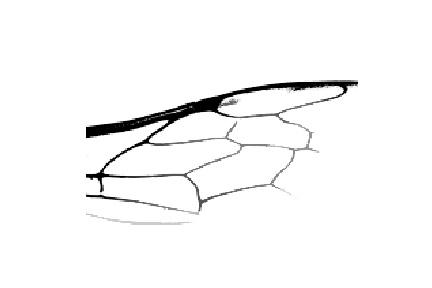
#> input picture data/enhanced_image/001 Osmia lignaria m right 4x.jpg, 432 x 288 px, found by its file name; its folder holds only this picture in this run
$ python FeatureVectorGenerator.py   (older library calls are emulated)
#> lines starting #> are read from the running program, lines starting #| are printed output that depends on the picture; after the words box and inside, x2 and y2 are one past the last pixel; in counts of white or black regions, pixels touching at a corner belong together
from skimage.io import imshow, imread
from skimage.filters import rank
from skimage.morphology import disk, watershed
from skimage import segmentation
from scipy import ndimage as ndi
from skimage.measure import regionprops
from scipy.spatial import distance
import numpy as np
import csv
import os

def watershed_segmentation(img):
    """Takes an image as input
    Returns the segmented image"""
    denoised = rank.median(img, disk(2))
    markers = rank.gradient(denoised, disk(5)) < 10
    markers = ndi.label(markers)[0]
    gradient = rank.gradient(denoised, disk(2))
    labels = watershed(gradient, markers)
    return segmentation.clear_border(labels)

def filter_regions(regions, min, max):
    """Takes in a list of regions, the output from regionprops
    Filters back the ones that have area within the given range"""
    filtered_regions = []
    for region in regions:
        area = region.area
        if area > min and area < max:
            filtered_regions.append(region)
    return filtered_regions

def central_cell_finder(filtered_regions):
    """Takes in a list of filtered regions
    Outputs the cell that is determined to be the center of these regions"""
    centroids, centroids_x, centroids_y, filtered_regions_area, weighted_values = [], [], [], [], []
    distance_weight, size_weight = 1, 1

    for region in filtered_regions:
        filtered_regions_area.append(region.area)
        y0, x0 = region.centroid
        region_centroid = (x0, y0)
        centroids.append(region_centroid)
        centroids_x.append(x0)
        centroids_y.append(y0)

    avg_x = np.mean(centroids_x)
    avg_y = np.mean(centroids_y)

    distances_from_center = []
    for centroid in centroids:
        distances_from_center.append(distance.euclidean(centroid, (avg_x, avg_y)))

    distance_sd = np.std(distances_from_center)
    distance_mean = np.mean(distances_from_center)

    dist_from_center_norm = [dist_from_center / distance_mean for dist_from_center in distances_from_center]
    area_sd = np.std(filtered_regions_area)
    area_mean = np.mean(filtered_regions_area)
    area_norm = [area / area_mean for area in filtered_regions_area]

    for i in range(len(filtered_regions)):
        weighted_values.append(size_weight * area_norm[i] - distance_weight * dist_from_center_norm[i])

    max_index = weighted_values.index(max(weighted_values))
    return filtered_regions[max_index]

def neighbor_finder(region, regions):
    """Takes in a REGION and a list of REGIONS
    Returns which REGIONS are neighbors of the REGION"""
    surrounding_regions = set()
    for coord in region.coords:
        for i in range(-2, 3):
            for j in range(-2, 3):
                surrounding_regions.add((coord[0] + i, coord[1] + j))
    region_tuple = [tuple(k) for k in region.coords]
    for element in region_tuple:
        surrounding_regions.remove(element)

    neighbors = []
    for region in regions:
        region_tuple = [tuple(k) for k in region.coords]
        if any(([coord in surrounding_regions for coord in region_tuple])):
            neighbors.append(region)
    return neighbors


def feature_vector_generator(path):
    """Takes in the path of an enhanced image
    Returns a vector of features for classification"""
    img = imread(path)[:,:,0]
    species = [path.split()[1]]
    labeled_wing = watershed_segmentation(img)

    regions = filter_regions(regionprops(labeled_wing), 1000, 400000)
    central_cell = central_cell_finder(regions)
    neighbors = neighbor_finder(central_cell, regions)

    star_features = [central_cell.area, central_cell.eccentricity]
    adjacent_features = [len(neighbors), np.mean([region.area for region in neighbors]), np.std([region.area for region in neighbors])]
    return star_features + adjacent_features + species
    #Center cell area, eccentricity of center cell, number of neighbors, mean of neighbor area, std of neighbor area

def main():
    i = 0
    directory, data = '/home/jon-ross/Desktop/bee-wing/data/enhanced_image', []
    for filename in os.listdir(directory):
        percent = round((i / 938), 3) * 100
        i += 1
        print(str(percent) + '%')
        if filename != '.DS_Store':
            data.append(feature_vector_generator(directory + '/' + filename))
#> in watershed_segmentation, `markers = rank.gradient(denoised, disk(5)) < 10`:
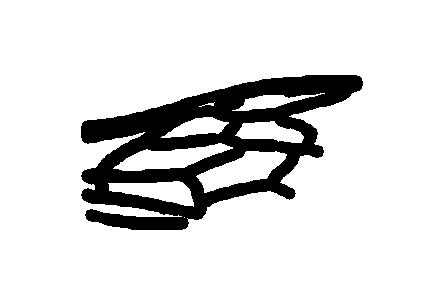
#> markers: shape (288, 432) bool; 85.3% white; 1 black region
#> in watershed_segmentation, `markers = ndi.label(markers)[0]`:
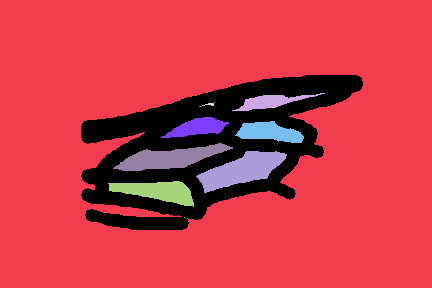
#> markers: shape (288, 432) int32; 14 distinct labels, from 0 to 13; one colour per label, 0 black
#> in watershed_segmentation, `gradient = rank.gradient(denoised, disk(2))`:
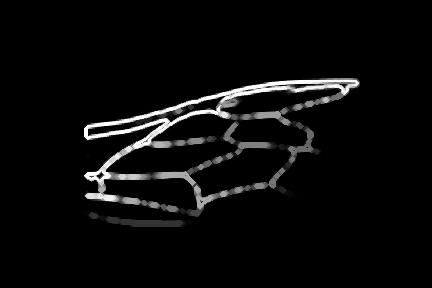
#> gradient: shape (288, 432); min 0, max 255, mean 10.8
#> in watershed_segmentation, `labels = watershed(gradient, markers)`:
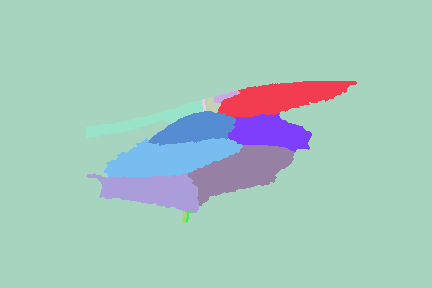
#> labels: shape (288, 432) int32; 13 distinct labels, from 1 to 13; one colour per label, 0 black
#> in watershed_segmentation, `return segmentation.clear_border(labels)`:
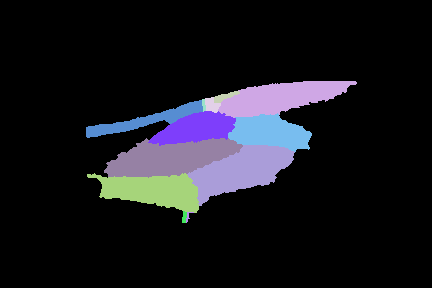
#> returned value: shape (288, 432) int32; 13 distinct labels, from 0 to 13; one colour per label, 0 black
#> the loop in filter_regions, `for region in regions:` made 12 passes
#> area on passes 1 to 12: 3027, 142, 168, 38, 1280, 1868, 2114, 3524, 3415, 2723, 47, 28
#> after the loop in filter_regions, `for region in regions:`: filtered_regions = 7 regions; box (x1, y1, x2, y2) and area: (104, 138, 243, 178) 3524, (187, 145, 295, 206) 3415, (218, 81, 357, 118) 3027, (87, 173, 199, 213) 2723, (228, 113, 312, 152) 2114, (148, 111, 236, 146) 1868, (86, 100, 203, 138) 1280
#> in feature_vector_generator, `regions = filter_regions(regionprops(labeled_wing), 1000, 400000)`: regions has the same summary as filtered_regions in filter_regions
#> the loop in central_cell_finder, `for region in filtered_regions:` made 7 passes
#> (y0, x0, region_centroid) on passes 1 to 7: (97, 280.6, (280.6, 97)), (119.9, 145.3, (145.3, 119.9)), (128.4, 195.6, (195.6, 128.4)), (132.1, 269.4, (269.4, 132.1)), (157.6, 169.8, (169.8, 157.6)), (170.2, 240.7, (240.7, 170.2)), (190.2, 152.2, (152.2, 190.2))
#> after the loop in central_cell_finder, `for region in filtered_regions:`: centroids = [(280.6, 97), (145.3, 119.9), (195.6, 128.4), (269.4, 132.1), (169.8, 157.6), (240.7, 170.2), (152.2, 190.2)]; centroids_x = [280.6, 145.3, 195.6, 269.4, 169.8, 240.7, 152.2]; centroids_y = [97, 119.9, 128.4, 132.1, 157.6, 170.2, 190.2]; filtered_regions_area = [3027, 1280, 1868, 2114, 3524, 3415, 2723]
#> in central_cell_finder, `avg_x = np.mean(centroids_x)`: avg_x = 207.7
#> in central_cell_finder, `avg_y = np.mean(centroids_y)`: avg_y = 142.2
#> the loop in central_cell_finder, `for centroid in centroids:` made 7 passes
#> after the loop in central_cell_finder, `for centroid in centroids:`: distances_from_center = [85.79, 66.21, 18.36, 62.56, 40.88, 43.35, 73.32]
#> in central_cell_finder, `distance_sd = np.std(distances_from_center)`: distance_sd = 21.18
#> in central_cell_finder, `distance_mean = np.mean(distances_from_center)`: distance_mean = 55.78
#> in central_cell_finder, `dist_from_center_norm = [dist_from_center / distance_mean for dist_fro..`: dist_from_center_norm = [1.54, 1.19, 0.329, 1.12, 0.733, 0.777, 1.31]
#> in central_cell_finder, `area_sd = np.std(filtered_regions_area)`: area_sd = 776.5
#> in central_cell_finder, `area_mean = np.mean(filtered_regions_area)`: area_mean = 2564.4
#> in central_cell_finder, `area_norm = [area / area_mean for area in filtered_regions_area]`: area_norm = [1.18, 0.499, 0.728, 0.824, 1.37, 1.33, 1.06]
#> the loop in central_cell_finder, `for i in range(len(filtered_regions)):` made 7 passes
#> after the loop in central_cell_finder, `for i in range(len(filtered_regions)):`: weighted_values = [-0.358, -0.688, 0.399, -0.297, 0.641, 0.555, -0.253]
#> in central_cell_finder, `max_index = weighted_values.index(max(weighted_values))`: max_index = 4
#> the loop in neighbor_finder, `for region in regions:` made 7 passes
#> after the loop in neighbor_finder, `for region in regions:`: neighbors = 4 regions; box (x1, y1, x2, y2) and area: (187, 145, 295, 206) 3415, (87, 173, 199, 213) 2723, (228, 113, 312, 152) 2114, (148, 111, 236, 146) 1868
#> in feature_vector_generator, `star_features = [central_cell.area, central_cell.eccentricity]`: star_features = [3524, 0.97]
#> in feature_vector_generator, `adjacent_features = [len(neighbors), np.mean([region.area for region i..`: adjacent_features = [4, 2530, 598.3]
    myFile = open('bee_wing_features.csv', 'w')
    with myFile:
        writer = csv.writer(myFile)
        writer.writerows(data)
    print("Writing Complete")

main()

$ run again, on data/enhanced_image/005 Osmia ribifloris f right 4x.jpg
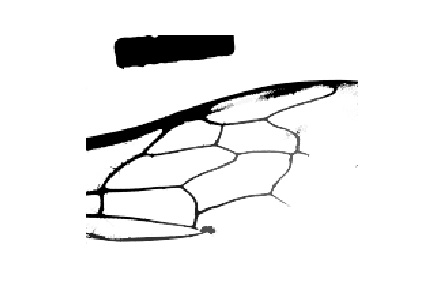
#> input picture data/enhanced_image/005 Osmia ribifloris f right 4x.jpg, 432 x 288 px, found by its file name
#> in watershed_segmentation, `labels = watershed(gradient, markers)`:
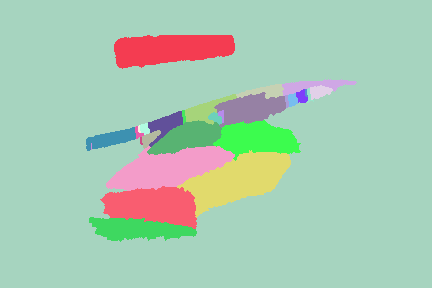
#> labels: shape (288, 432) int32; 29 distinct labels, from 1 to 29; one colour per label, 0 black
#> in watershed_segmentation, `return segmentation.clear_border(labels)`:
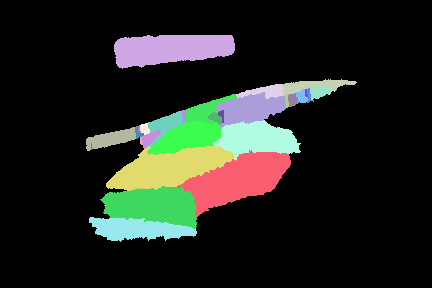
#> returned value: shape (288, 432) int32; 29 distinct labels, from 0 to 29; one colour per label, 0 black
#> the loop in filter_regions, `for region in regions:` made 28 passes
#> area on passes 1, 2, 3, 4, 5, 7, 8, 9: 3117, 560, 370, 224, 48, 114, 107, 1500
#> after the loop in filter_regions, `for region in regions:`: filtered_regions = 8 regions; box (x1, y1, x2, y2) and area: (177, 150, 291, 218) 3798, (106, 146, 235, 191) 3403, (114, 35, 235, 69) 3117, (100, 186, 197, 229) 2877, (213, 120, 301, 161) 2144, (89, 217, 197, 242) 1742, (147, 120, 222, 155) 1516, (214, 92, 286, 128) 1500
#> regions has the same summary as filtered_regions in filter_regions
#> the loop in central_cell_finder, `for region in filtered_regions:` made 8 passes
#> (y0, x0, region_centroid) on passes 1 to 8: (48.63, 170.4, (170.4, 48.63)), (108.3, 250.2, (250.2, 108.3)), (137.2, 187.2, (187.2, 137.2)), (138.5, 256.5, (256.5, 138.5)), (167.6, 168.5, (168.5, 167.6)), (179.3, 237.2, (237.2, 179.3)), (205.3, 152.8, (152.8, 205.3)), (228.7, 137.9, (137.9, 228.7))
#> after the loop in central_cell_finder, `for region in filtered_regions:`: centroids = [(170.4, 48.63), (250.2, 108.3), (187.2, 137.2), (256.5, 138.5), (168.5, 167.6), (237.2, 179.3), (152.8, 205.3), (137.9, 228.7)]; centroids_x = [170.4, 250.2, 187.2, 256.5, 168.5, 237.2, 152.8, 137.9]; centroids_y = [48.63, 108.3, 137.2, 138.5, 167.6, 179.3, 205.3, 228.7]; filtered_regions_area = [3117, 1500, 1516, 2144, 3403, 3798, 2877, 1742]
#> avg_x = 195.1
#> avg_y = 151.7
#> the loop in central_cell_finder, `for centroid in centroids:` made 8 passes
#> after the loop in central_cell_finder, `for centroid in centroids:`: distances_from_center = [106, 70.13, 16.48, 62.82, 31.02, 50.32, 68.22, 95.92]
#> distance_sd = 28.19
#> distance_mean = 62.61
#> dist_from_center_norm = [1.69, 1.12, 0.263, 1, 0.495, 0.804, 1.09, 1.53]
#> area_sd = 843.5
#> area_mean = 2512.1
#> area_norm = [1.24, 0.597, 0.603, 0.853, 1.35, 1.51, 1.15, 0.693]
#> the loop in central_cell_finder, `for i in range(len(filtered_regions)):` made 8 passes
#> after the loop in central_cell_finder, `for i in range(len(filtered_regions)):`: weighted_values = [-0.452, -0.523, 0.34, -0.15, 0.859, 0.708, 0.0557, -0.839]
#> max_index = 4
#> the loop in neighbor_finder, `for region in regions:` made 8 passes
#> after the loop in neighbor_finder, `for region in regions:`: neighbors = 4 regions; box (x1, y1, x2, y2) and area: (177, 150, 291, 218) 3798, (100, 186, 197, 229) 2877, (213, 120, 301, 161) 2144, (147, 120, 222, 155) 1516
#> star_features = [3403, 0.961]
#> adjacent_features = [4, 2583.8, 850.6]

$ run again, on data/enhanced_image/006 Osmia ribifloris f right 4x.jpg
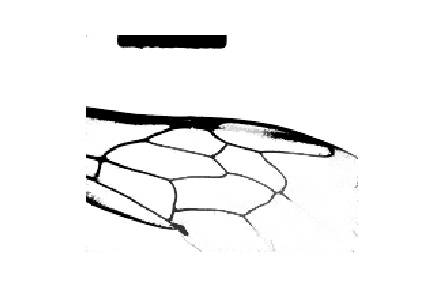
#> input picture data/enhanced_image/006 Osmia ribifloris f right 4x.jpg, 432 x 288 px, found by its file name
#> in watershed_segmentation, `labels = watershed(gradient, markers)`:
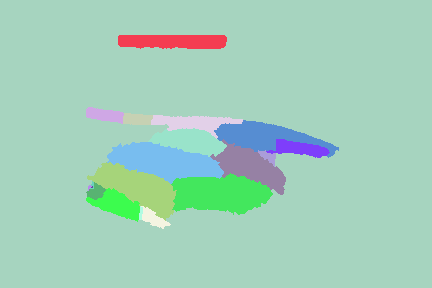
#> labels: shape (288, 432) int32; 20 distinct labels, from 1 to 20; one colour per label, 0 black
#> in watershed_segmentation, `return segmentation.clear_border(labels)`:
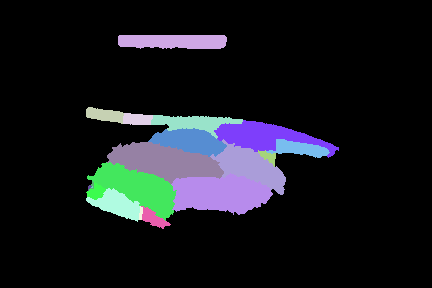
#> returned value: shape (288, 432) int32; 20 distinct labels, from 0 to 20; one colour per label, 0 black
#> the loop in filter_regions, `for region in regions:` made 19 passes
#> area on passes 1 to 8: 1409, 417, 306, 998, 1366, 2021, 650, 2889
#> after the loop in filter_regions, `for region in regions:`: filtered_regions = 7 regions; box (x1, y1, x2, y2) and area: (171, 173, 273, 215) 3023, (107, 142, 224, 184) 2889, (87, 162, 177, 221) 2437, (214, 120, 339, 158) 2021, (210, 139, 286, 195) 1844, (118, 35, 227, 49) 1409, (148, 128, 227, 157) 1366
#> regions has the same summary as filtered_regions in filter_regions
#> the loop in central_cell_finder, `for region in filtered_regions:` made 7 passes
#> (y0, x0, region_centroid) on passes 1 to 7: (41.04, 173.2, (173.2, 41.04)), (140.9, 189.6, (189.6, 140.9)), (136, 265, (265, 136)), (161.1, 164, (164, 161.1)), (166.4, 249.9, (249.9, 166.4)), (187.2, 137.6, (137.6, 187.2)), (193.5, 219.5, (219.5, 193.5))
#> after the loop in central_cell_finder, `for region in filtered_regions:`: centroids = [(173.2, 41.04), (189.6, 140.9), (265, 136), (164, 161.1), (249.9, 166.4), (137.6, 187.2), (219.5, 193.5)]; centroids_x = [173.2, 189.6, 265, 164, 249.9, 137.6, 219.5]; centroids_y = [41.04, 140.9, 136, 161.1, 166.4, 187.2, 193.5]; filtered_regions_area = [1409, 1366, 2021, 2889, 1844, 2437, 3023]
#> avg_x = 199.8
#> avg_y = 146.6
#> the loop in central_cell_finder, `for centroid in centroids:` made 7 passes
#> after the loop in central_cell_finder, `for centroid in centroids:`: distances_from_center = [108.9, 11.73, 66.01, 38.59, 53.86, 74.3, 50.85]
#> distance_sd = 28.04
#> distance_mean = 57.74
#> dist_from_center_norm = [1.89, 0.203, 1.14, 0.668, 0.933, 1.29, 0.881]
#> area_sd = 616.9
#> area_mean = 2141.3
#> area_norm = [0.658, 0.638, 0.944, 1.35, 0.861, 1.14, 1.41]
#> the loop in central_cell_finder, `for i in range(len(filtered_regions)):` made 7 passes
#> after the loop in central_cell_finder, `for i in range(len(filtered_regions)):`: weighted_values = [-1.23, 0.435, -0.199, 0.681, -0.0715, -0.149, 0.531]
#> max_index = 3
#> the loop in neighbor_finder, `for region in regions:` made 7 passes
#> after the loop in neighbor_finder, `for region in regions:`: neighbors = 4 regions; box (x1, y1, x2, y2) and area: (171, 173, 273, 215) 3023, (87, 162, 177, 221) 2437, (210, 139, 286, 195) 1844, (148, 128, 227, 157) 1366
#> star_features = [2889, 0.962]
#> adjacent_features = [4, 2167.5, 622.8]

$ run again, on data/enhanced_image/007 Osmia ribifloris m right 4x.jpg
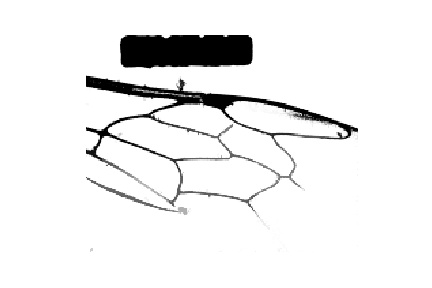
#> input picture data/enhanced_image/007 Osmia ribifloris m right 4x.jpg, 432 x 288 px, found by its file name
#> in watershed_segmentation, `labels = watershed(gradient, markers)`:
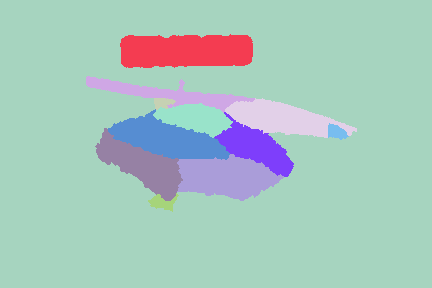
#> labels: shape (288, 432) int32; 12 distinct labels, from 1 to 12; one colour per label, 0 black
#> in watershed_segmentation, `return segmentation.clear_border(labels)`:
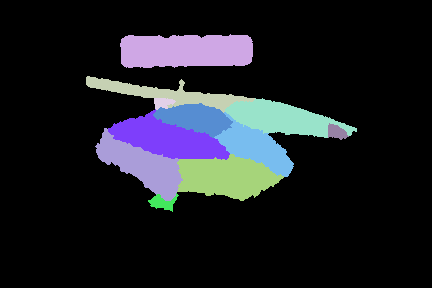
#> returned value: shape (288, 432) int32; 12 distinct labels, from 0 to 12; one colour per label, 0 black
#> the loop in filter_regions, `for region in regions:` made 11 passes
#> area on passes 1 to 8: 4024, 1886, 177, 2776, 1642, 3200, 2156, 225
#> after the loop in filter_regions, `for region in regions:`: filtered_regions = 8 regions; box (x1, y1, x2, y2) and area: (120, 34, 253, 68) 4024, (177, 154, 284, 201) 3326, (108, 109, 230, 160) 3200, (225, 98, 357, 138) 2776, (95, 128, 183, 201) 2758, (214, 112, 294, 177) 2156, (86, 76, 255, 113) 1886, (153, 103, 233, 138) 1642
#> regions has the same summary as filtered_regions in filter_regions
#> the loop in central_cell_finder, `for region in filtered_regions:` made 8 passes
#> (y0, x0, region_centroid) on passes 1 to 8: (50.53, 185.8, (185.8, 50.53)), (93.34, 167.2, (167.2, 93.34)), (118.2, 282, (282, 118.2)), (118, 195.2, (195.2, 118)), (138.7, 167.2, (167.2, 138.7)), (147, 255.2, (255.2, 147)), (164.9, 141.4, (141.4, 164.9)), (176.7, 225.7, (225.7, 176.7))
#> after the loop in central_cell_finder, `for region in filtered_regions:`: centroids = [(185.8, 50.53), (167.2, 93.34), (282, 118.2), (195.2, 118), (167.2, 138.7), (255.2, 147), (141.4, 164.9), (225.7, 176.7)]; centroids_x = [185.8, 167.2, 282, 195.2, 167.2, 255.2, 141.4, 225.7]; centroids_y = [50.53, 93.34, 118.2, 118, 138.7, 147, 164.9, 176.7]; filtered_regions_area = [4024, 1886, 2776, 1642, 3200, 2156, 2758, 3326]
#> avg_x = 202.5
#> avg_y = 125.9
#> the loop in central_cell_finder, `for centroid in centroids:` made 8 passes
#> after the loop in central_cell_finder, `for centroid in centroids:`: distances_from_center = [77.24, 47.99, 79.93, 10.76, 37.51, 56.82, 72.48, 55.83]
#> distance_sd = 21.62
#> distance_mean = 54.82
#> dist_from_center_norm = [1.41, 0.875, 1.46, 0.196, 0.684, 1.04, 1.32, 1.02]
#> area_sd = 748.2
#> area_mean = 2721
#> area_norm = [1.48, 0.693, 1.02, 0.603, 1.18, 0.792, 1.01, 1.22]
#> the loop in central_cell_finder, `for i in range(len(filtered_regions)):` made 8 passes
#> after the loop in central_cell_finder, `for i in range(len(filtered_regions)):`: weighted_values = [0.0698, -0.182, -0.438, 0.407, 0.492, -0.244, -0.309, 0.204]
#> max_index = 4
#> the loop in neighbor_finder, `for region in regions:` made 8 passes
#> after the loop in neighbor_finder, `for region in regions:`: neighbors = 4 regions; box (x1, y1, x2, y2) and area: (177, 154, 284, 201) 3326, (95, 128, 183, 201) 2758, (214, 112, 294, 177) 2156, (153, 103, 233, 138) 1642
#> star_features = [3200, 0.958]
#> adjacent_features = [4, 2470.5, 632.4]
